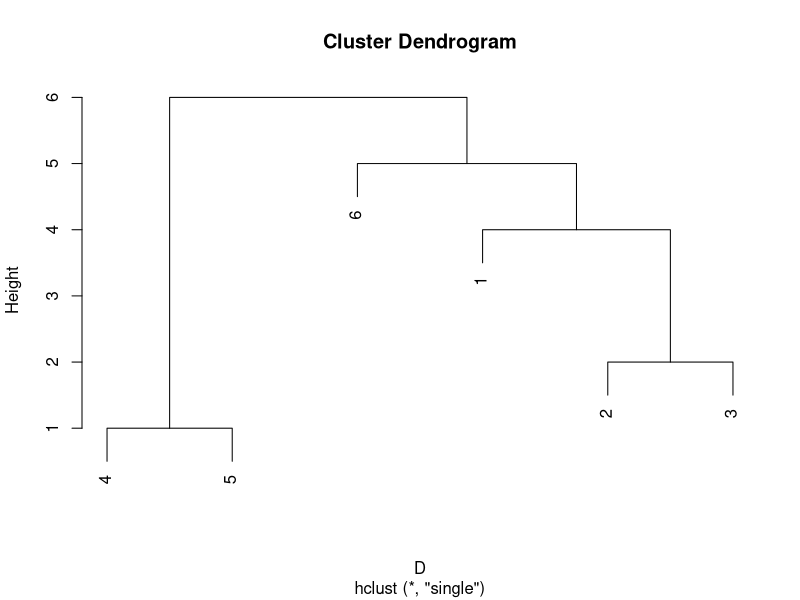

The R source for this figure:
## ---- chunk 1
knitr::opts_chunk$set(echo = TRUE)
## ---- chunk 2
X = matrix(c(-2,-1,2, -1, 1, -1, 0, 2,-2,1,0,-1,2,-2,2),byrow=T,ncol=3)
colnames(X) = c("x","y","z")
n <- nrow(X)
# a. 
xbar = t(t(colMeans(X)))
xbar
R = round(cor(X),2)
R
# b. 
round(sum(diag(R)),2)
round(det(R),2)
# c.
lambdas = round(eigen(R)$values,2)
lambdas
# d.  
S = var(X)*((n-1)/n)
Z = scale(X, center=F, scale = sqrt(diag(S)) )
v1 = t(t(round(eigen(R)$vectors[,1],2)))
y1 = (Z %*% v1)
y1[1]
# e. 
v1[1] * sqrt(lambdas[1])
## ---- chunk 3
Dmat = matrix(c(0, 4, 6, 12, 13, 7,
4, 0, 2, 8, 9, 5,
6, 2, 0, 6, 7, 5,
12, 8, 6, 0, 1, 9,
13, 9, 7, 1, 0, 8,
7, 5, 5, 9, 8, 0), ncol=6)
D = as.dist(Dmat)
D
hc = hclust(d=D, method = "single")
# a
k1=cutree(hc, k=1)
k2=cutree(hc, k=2)
k3=cutree(hc, k=3)
k4=cutree(hc, k=4)
k5=cutree(hc, k=5)
# b. 
plot(hc)
require(cluster)
summary(silhouette(k2, dist=D))$avg.width
summary(silhouette(k3, dist=D))$avg.width
summary(silhouette(k4, dist=D))$avg.width
summary(silhouette(k5, dist=D))$avg.width
